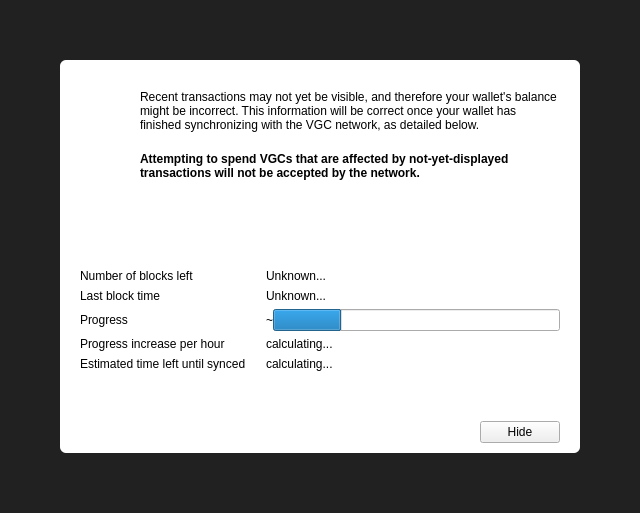
<?xml version="1.0" encoding="UTF-8"?>
<ui version="4.0">
 <class>ModalOverlay</class>
 <widget class="ModalOverlay" name="ModalOverlay">
  <property name="geometry">
   <rect>
    <x>0</x>
    <y>0</y>
    <width>640</width>
    <height>513</height>
   </rect>
  </property>
  <property name="windowTitle">
   <string>Form</string>
  </property>
  <layout class="QVBoxLayout" name="verticalLayout" stretch="0">
   <property name="sizeConstraint">
    <enum>QLayout::SetDefaultConstraint</enum>
   </property>
   <property name="leftMargin">
    <number>0</number>
   </property>
   <property name="topMargin">
    <number>0</number>
   </property>
   <property name="rightMargin">
    <number>0</number>
   </property>
   <property name="bottomMargin">
    <number>0</number>
   </property>
   <item>
    <widget class="QWidget" name="bgWidget" native="true">
     <property name="styleSheet">
      <string notr="true">#bgWidget { background: rgba(0,0,0,220); }</string>
     </property>
     <layout class="QVBoxLayout" name="verticalLayoutMain" stretch="0">
      <property name="leftMargin">
       <number>60</number>
      </property>
      <property name="topMargin">
       <number>60</number>
      </property>
      <property name="rightMargin">
       <number>60</number>
      </property>
      <property name="bottomMargin">
       <number>60</number>
      </property>
      <item>
       <widget class="QWidget" name="contentWidget" native="true">
        <property name="styleSheet">
         <string notr="true">#contentWidget { background: white; border-radius: 6px; }</string>
        </property>
        <layout class="QVBoxLayout" name="verticalLayout_3" stretch="1,0,0">
         <property name="spacing">
          <number>0</number>
         </property>
         <property name="leftMargin">
          <number>20</number>
         </property>
         <property name="topMargin">
          <number>10</number>
         </property>
         <property name="rightMargin">
          <number>20</number>
         </property>
         <property name="bottomMargin">
          <number>10</number>
         </property>
         <item>
          <widget class="QStackedWidget" name="stackedWidget">
           <property name="currentIndex">
            <number>0</number>
           </property>
           <widget class="QWidget" name="page">
            <layout class="QVBoxLayout" name="verticalLayout_2">
             <property name="spacing">
              <number>0</number>
             </property>
             <property name="leftMargin">
              <number>0</number>
             </property>
             <property name="topMargin">
              <number>0</number>
             </property>
             <property name="rightMargin">
              <number>0</number>
             </property>
             <property name="bottomMargin">
              <number>0</number>
             </property>
             <item>
              <layout class="QHBoxLayout" name="horizontalLayoutIconText" stretch="0,1">
               <property name="spacing">
                <number>20</number>
               </property>
               <property name="topMargin">
                <number>20</number>
               </property>
               <item>
                <layout class="QVBoxLayout" name="verticalLayoutIcon">
                 <item>
                  <widget class="QPushButton" name="warningIcon">
                   <property name="enabled">
                    <bool>false</bool>
                   </property>
                   <property name="text">
                    <string/>
                   </property>
                   <property name="icon">
                    <iconset>
                     <normaloff>:/icons/warning</normaloff>
                     <disabledoff>:/icons/warning</disabledoff>:/icons/warning</iconset>
                   </property>
                   <property name="iconSize">
                    <size>
                     <width>48</width>
                     <height>48</height>
                    </size>
                   </property>
                   <property name="flat">
                    <bool>true</bool>
                   </property>
                  </widget>
                 </item>
                 <item>
                  <spacer name="verticalSpacerWarningIcon">
                   <property name="orientation">
                    <enum>Qt::Vertical</enum>
                   </property>
                   <property name="sizeHint" stdset="0">
                    <size>
                     <width>20</width>
                     <height>40</height>
                    </size>
                   </property>
                  </spacer>
                 </item>
                </layout>
               </item>
               <item>
                <layout class="QVBoxLayout" name="verticalLayoutInfoText">
                 <property name="leftMargin">
                  <number>0</number>
                 </property>
                 <property name="topMargin">
                  <number>0</number>
                 </property>
                 <item>
                  <widget class="QLabel" name="infoText">
                   <property name="text">
                    <string>Recent transactions may not yet be visible, and therefore your wallet's balance might be incorrect. This information will be correct once your wallet has finished synchronizing with the VGC network, as detailed below.</string>
                   </property>
                   <property name="textFormat">
                    <enum>Qt::RichText</enum>
                   </property>
                   <property name="wordWrap">
                    <bool>true</bool>
                   </property>
                  </widget>
                 </item>
                 <item>
                  <widget class="QLabel" name="infoTextStrong">
                   <property name="font">
                    <font>
                     <weight>75</weight>
                     <bold>true</bold>
                    </font>
                   </property>
                   <property name="text">
                    <string>Attempting to spend VGCs that are affected by not-yet-displayed transactions will not be accepted by the network.</string>
                   </property>
                   <property name="textFormat">
                    <enum>Qt::RichText</enum>
                   </property>
                   <property name="wordWrap">
                    <bool>true</bool>
                   </property>
                  </widget>
                 </item>
                 <item>
                  <spacer name="verticalSpacerInTextSpace">
                   <property name="orientation">
                    <enum>Qt::Vertical</enum>
                   </property>
                   <property name="sizeHint" stdset="0">
                    <size>
                     <width>20</width>
                     <height>40</height>
                    </size>
                   </property>
                  </spacer>
                 </item>
                </layout>
               </item>
              </layout>
             </item>
             <item>
              <layout class="QFormLayout" name="formLayout">
               <property name="fieldGrowthPolicy">
                <enum>QFormLayout::ExpandingFieldsGrow</enum>
               </property>
               <property name="horizontalSpacing">
                <number>20</number>
               </property>
               <property name="verticalSpacing">
                <number>6</number>
               </property>
               <property name="topMargin">
                <number>10</number>
               </property>
               <item row="0" column="0">
                <widget class="QLabel" name="labelNumberOfBlocksLeft">
                 <property name="font">
                  <font>
                   <weight>50</weight>
                   <bold>false</bold>
                  </font>
                 </property>
                 <property name="text">
                  <string>Number of blocks left</string>
                 </property>
                </widget>
               </item>
               <item row="0" column="1">
                <widget class="QLabel" name="numberOfBlocksLeft">
                 <property name="sizePolicy">
                  <sizepolicy hsizetype="Expanding" vsizetype="Preferred">
                   <horstretch>0</horstretch>
                   <verstretch>0</verstretch>
                  </sizepolicy>
                 </property>
                 <property name="text">
                  <string>Unknown...</string>
                 </property>
                </widget>
               </item>
               <item row="1" column="0">
                <widget class="QLabel" name="labelLastBlockTime">
                 <property name="font">
                  <font>
                   <weight>50</weight>
                   <bold>false</bold>
                  </font>
                 </property>
                 <property name="text">
                  <string>Last block time</string>
                 </property>
                </widget>
               </item>
               <item row="1" column="1">
                <widget class="QLabel" name="newestBlockDate">
                 <property name="sizePolicy">
                  <sizepolicy hsizetype="Expanding" vsizetype="Preferred">
                   <horstretch>0</horstretch>
                   <verstretch>0</verstretch>
                  </sizepolicy>
                 </property>
                 <property name="text">
                  <string>Unknown...</string>
                 </property>
                </widget>
               </item>
               <item row="2" column="0">
                <widget class="QLabel" name="labelSyncDone">
                 <property name="font">
                  <font>
                   <weight>50</weight>
                   <bold>false</bold>
                  </font>
                 </property>
                 <property name="text">
                  <string>Progress</string>
                 </property>
                </widget>
               </item>
               <item row="2" column="1">
                <layout class="QHBoxLayout" name="horizontalLayoutSync" stretch="0,1">
                 <item>
                  <widget class="QLabel" name="percentageProgress">
                   <property name="text">
                    <string notr="true">~</string>
                   </property>
                  </widget>
                 </item>
                 <item>
                  <widget class="QProgressBar" name="progressBar">
                   <property name="value">
                    <number>24</number>
                   </property>
                   <property name="format">
                    <string/>
                   </property>
                  </widget>
                 </item>
                </layout>
               </item>
               <item row="4" column="0">
                <widget class="QLabel" name="labelProgressIncrease">
                 <property name="font">
                  <font>
                   <weight>50</weight>
                   <bold>false</bold>
                  </font>
                 </property>
                 <property name="text">
                  <string>Progress increase per hour</string>
                 </property>
                </widget>
               </item>
               <item row="4" column="1">
                <widget class="QLabel" name="progressIncreasePerH">
                 <property name="sizePolicy">
                  <sizepolicy hsizetype="Expanding" vsizetype="Preferred">
                   <horstretch>0</horstretch>
                   <verstretch>0</verstretch>
                  </sizepolicy>
                 </property>
                 <property name="text">
                  <string>calculating...</string>
                 </property>
                </widget>
               </item>
               <item row="5" column="0">
                <widget class="QLabel" name="labelEstimatedTimeLeft">
                 <property name="font">
                  <font>
                   <weight>50</weight>
                   <bold>false</bold>
                  </font>
                 </property>
                 <property name="text">
                  <string>Estimated time left until synced</string>
                 </property>
                </widget>
               </item>
               <item row="5" column="1">
                <widget class="QLabel" name="expectedTimeLeft">
                 <property name="sizePolicy">
                  <sizepolicy hsizetype="Expanding" vsizetype="Preferred">
                   <horstretch>0</horstretch>
                   <verstretch>0</verstretch>
                  </sizepolicy>
                 </property>
                 <property name="text">
                  <string>calculating...</string>
                 </property>
                </widget>
               </item>
              </layout>
             </item>
            </layout>
           </widget>
           <widget class="QWidget" name="page_2">
            <layout class="QVBoxLayout" name="verticalLayout_4">
             <property name="spacing">
              <number>15</number>
             </property>
             <property name="topMargin">
              <number>40</number>
             </property>
             <property name="bottomMargin">
              <number>40</number>
             </property>
             <item>
              <layout class="QHBoxLayout" name="horizontalLayout_2">
               <item>
                <spacer name="horizontalSpacer_4">
                 <property name="orientation">
                  <enum>Qt::Horizontal</enum>
                 </property>
                 <property name="sizeHint" stdset="0">
                  <size>
                   <width>40</width>
                   <height>20</height>
                  </size>
                 </property>
                </spacer>
               </item>
               <item>
                <widget class="QPushButton" name="warningIconBackup">
                 <property name="enabled">
                  <bool>false</bool>
                 </property>
                 <property name="text">
                  <string/>
                 </property>
                 <property name="icon">
                  <iconset>
                   <normaloff>:/styles/app-icons/message_warning</normaloff>
                   <disabledoff>:/styles/app-icons/message_warning</disabledoff>:/styles/app-icons/message_warning</iconset>
                 </property>
                 <property name="iconSize">
                  <size>
                   <width>120</width>
                   <height>120</height>
                  </size>
                 </property>
                 <property name="flat">
                  <bool>true</bool>
                 </property>
                </widget>
               </item>
               <item>
                <spacer name="horizontalSpacer_5">
                 <property name="orientation">
                  <enum>Qt::Horizontal</enum>
                 </property>
                 <property name="sizeHint" stdset="0">
                  <size>
                   <width>40</width>
                   <height>20</height>
                  </size>
                 </property>
                </spacer>
               </item>
              </layout>
             </item>
             <item>
              <widget class="QLabel" name="labelNote">
               <property name="text">
                <string>IMPORATANT NOTE!</string>
               </property>
               <property name="alignment">
                <set>Qt::AlignCenter</set>
               </property>
              </widget>
             </item>
             <item>
              <widget class="QLabel" name="labelMessage">
               <property name="text">
                <string>Making a backup of your wallet helps ensure you can always maintain access to your funds. Please backup your wallet in order to avoid losing funds.</string>
               </property>
               <property name="alignment">
                <set>Qt::AlignCenter</set>
               </property>
               <property name="wordWrap">
                <bool>true</bool>
               </property>
              </widget>
             </item>
             <item>
              <spacer name="verticalSpacer">
               <property name="orientation">
                <enum>Qt::Vertical</enum>
               </property>
               <property name="sizeType">
                <enum>QSizePolicy::Expanding</enum>
               </property>
               <property name="sizeHint" stdset="0">
                <size>
                 <width>20</width>
                 <height>40</height>
                </size>
               </property>
              </spacer>
             </item>
             <item>
              <layout class="QHBoxLayout" name="horizontalLayout">
               <item>
                <spacer name="horizontalSpacer_2">
                 <property name="orientation">
                  <enum>Qt::Horizontal</enum>
                 </property>
                 <property name="sizeHint" stdset="0">
                  <size>
                   <width>40</width>
                   <height>20</height>
                  </size>
                 </property>
                </spacer>
               </item>
               <item>
                <widget class="QPushButton" name="walletBackupButton">
                 <property name="text">
                  <string>Wallet backup</string>
                 </property>
                </widget>
               </item>
               <item>
                <spacer name="horizontalSpacer_3">
                 <property name="orientation">
                  <enum>Qt::Horizontal</enum>
                 </property>
                 <property name="sizeHint" stdset="0">
                  <size>
                   <width>40</width>
                   <height>20</height>
                  </size>
                 </property>
                </spacer>
               </item>
              </layout>
             </item>
            </layout>
           </widget>
          </widget>
         </item>
         <item>
          <spacer name="verticalSpacerAfterText">
           <property name="orientation">
            <enum>Qt::Vertical</enum>
           </property>
           <property name="sizeHint" stdset="0">
            <size>
             <width>20</width>
             <height>40</height>
            </size>
           </property>
          </spacer>
         </item>
         <item>
          <layout class="QHBoxLayout" name="horizontalLayoutButtons">
           <property name="leftMargin">
            <number>10</number>
           </property>
           <property name="topMargin">
            <number>10</number>
           </property>
           <item>
            <spacer name="horizontalSpacer">
             <property name="orientation">
              <enum>Qt::Horizontal</enum>
             </property>
             <property name="sizeHint" stdset="0">
              <size>
               <width>40</width>
               <height>20</height>
              </size>
             </property>
            </spacer>
           </item>
           <item>
            <widget class="QPushButton" name="closeButton">
             <property name="text">
              <string>Hide</string>
             </property>
            </widget>
           </item>
          </layout>
         </item>
        </layout>
       </widget>
      </item>
     </layout>
    </widget>
   </item>
  </layout>
 </widget>
 <customwidgets>
  <customwidget>
   <class>ModalOverlay</class>
   <extends>QWidget</extends>
   <header>modaloverlay.h</header>
   <container>1</container>
  </customwidget>
 </customwidgets>
 <resources/>
 <connections/>
</ui>
